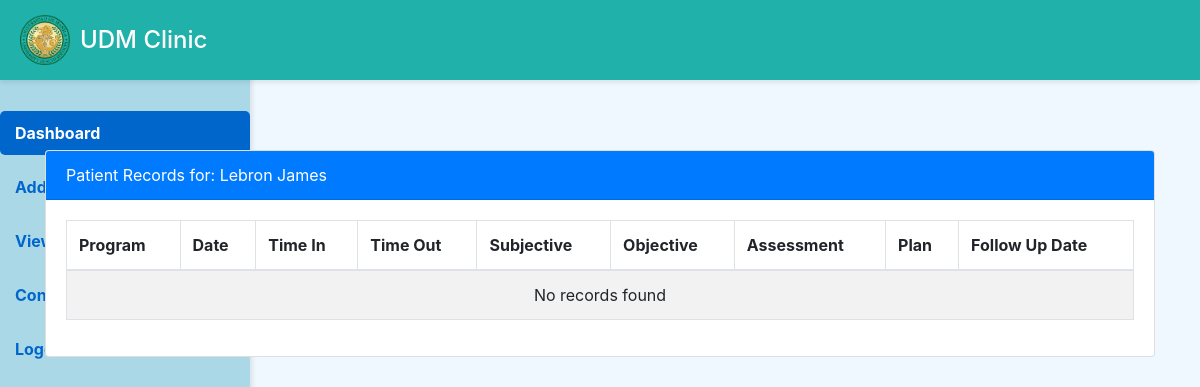
The page /patient_records.php?id=19 on the database as committed earlier.
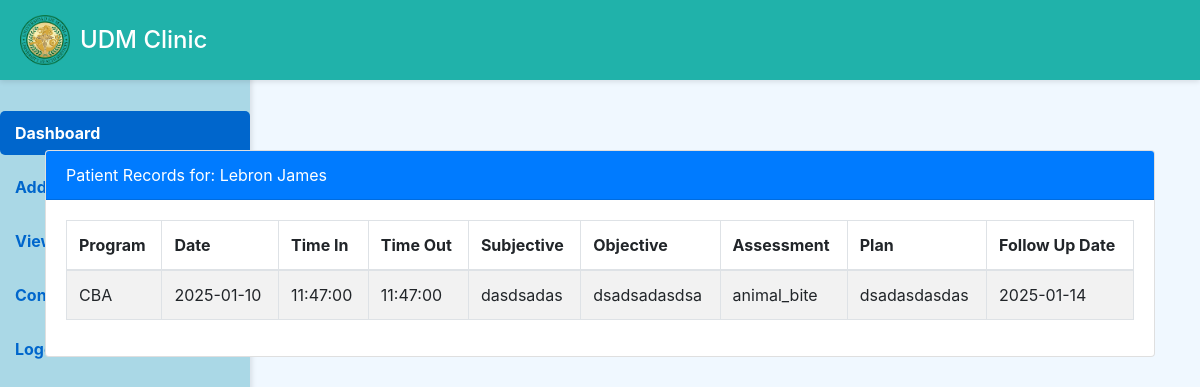
The same page on the database as committed later.
### tables this page shows
CREATE TABLE `consultations` (
  `ConsultationID` int(11) NOT NULL,
  `PatientID` int(11) NOT NULL,
  `TimeIn` time NOT NULL DEFAULT current_timestamp(),
  `TimeOut` time DEFAULT current_timestamp(),
  `SOAP` text DEFAULT NULL,
  `CreatedAt` datetime DEFAULT current_timestamp(),
  `UpdatedAt` datetime DEFAULT current_timestamp() ON UPDATE current_timestamp(),
  `LastEditedBy` int(11) DEFAULT NULL,
  `Date` date NOT NULL DEFAULT current_timestamp(),
  `Subjective` text NOT NULL,
  `Objective` text NOT NULL,
  `Assessment` text NOT NULL,
  `Plan` text NOT NULL,
  `PlanDate` date NOT NULL DEFAULT current_timestamp(),
  `SavedBy` varchar(20) NOT NULL,
  `Name` text NOT NULL
);

CREATE TABLE `patients` (
  `PatientID` int(11) NOT NULL,
  `FirstName` varchar(50) NOT NULL,
  `LastName` varchar(50) NOT NULL,
  `MiddleInitial` varchar(10) NOT NULL,
  `Sex` char(1) DEFAULT NULL CHECK (`Sex` in ('M','F')),
  `DOB` date NOT NULL,
  `Address` varchar(255) DEFAULT NULL,
  `ContactNumber` varchar(15) DEFAULT NULL,
  `CreatedAt` datetime DEFAULT current_timestamp(),
  `UpdatedAt` datetime DEFAULT current_timestamp() ON UPDATE current_timestamp(),
  `age` int(11) NOT NULL,
  `civil_status` varchar(20) NOT NULL,
  `emergency_number` varchar(15) NOT NULL,
  `guardian` varchar(50) NOT NULL,
  `height` varchar(10) NOT NULL,
  `weight` varchar(10) NOT NULL,
  `yearLevel` varchar(20) NOT NULL,
  `specialCases` varchar(20) NOT NULL,
  `Program` varchar(20) NOT NULL,
  `Student_Num` varchar(20) NOT NULL,
  `email` varchar(50) NOT NULL,
  `patient_pic` varchar(255) NOT NULL
);

### patient_records.php (the view, shortened to what this page needs)
<!DOCTYPE html>
<html lang="en">
<head>
    <link rel="stylesheet" href="https://stackpath.bootstrapcdn.com/bootstrap/4.5.0/css/bootstrap.min.css">
</head>
<body>
    <?php include 'sidebar.php'; ?>
    <div class="header">
        <img src="images/UDMCLINIC_LOGO.png" alt="Logo" class="logo">
        <h1>UDM Clinic</h1>
    </div>
    <?php
    $servername = "localhost";
    $username = "root";
    $password = "";
    $database = "clinic_data";
    $connection = new mysqli($servername, $username, $password, $database);
    if (isset($_GET['id'])) {
        $patientID = intval($_GET['id']);
        $patientQuery = "SELECT * FROM patients WHERE PatientID = ?";
        $stmt = $connection->prepare($patientQuery);
        $stmt->bind_param("i", $patientID);
        $stmt->execute();
        $patientResult = $stmt->get_result();
        $patient = $patientResult->fetch_assoc();
        $consultationsQuery = "
            SELECT c.*,
                CONCAT(p.FirstName, ' ', IFNULL(p.MiddleInitial, ''), ' ', p.LastName) AS FullName,
                p.Student_Num, p.Program
            FROM consultations c
            JOIN patients p ON c.PatientID = p.PatientID
            WHERE c.PatientID = ?
            ORDER BY c.Date DESC
        ";
        $stmt = $connection->prepare($consultationsQuery);
        $stmt->bind_param("i", $patientID);
        $stmt->execute();
        $consultationsResult = $stmt->get_result();
    } else {
        echo "<div class='alert alert-danger'>Patient ID is missing.</div>";
        exit;
    }
    ?>
    <div class="container">
        <div class="card mb-4">
            <div class="card-header bg-primary text-white">
                Patient Records for: <?= htmlspecialchars($patient['FirstName'] . ' ' . $patient['LastName']) ?>
            </div>
            <div class="card-body">
                <div class="table-responsive">
                    <table class="table table-bordered table-striped">
                        <thead>
                            <tr>
                                <th>Program</th>
                                <th>Date</th>
                                <th>Time In</th>
                                <th>Time Out</th>
                                <th>Subjective</th>
                                <th>Objective</th>
                                <th>Assessment</th>
                                <th>Plan</th>
                                <th>Follow Up Date</th>
                            </tr>
                        </thead>
                        <tbody>
                            <?php
                            if ($consultationsResult->num_rows > 0) {
                                while ($record = $consultationsResult->fetch_assoc()) {
                                    echo "<tr>";
                                    echo "<td>" . htmlspecialchars($record['Program']) . "</td>";
                                    echo "<td>" . htmlspecialchars($record['Date']) . "</td>";
                                    echo "<td>" . htmlspecialchars($record['TimeIn']) . "</td>";
                                    echo "<td>" . htmlspecialchars($record['TimeOut']) . "</td>";
                                    echo "<td>" . htmlspecialchars($record['Subjective']) . "</td>";
                                    echo "<td>" . htmlspecialchars($record['Objective']) . "</td>";
                                    echo "<td>" . htmlspecialchars($record['Assessment']) . "</td>";
                                    echo "<td>" . htmlspecialchars($record['Plan']) . "</td>";
                                    echo "<td>" . htmlspecialchars($record['PlanDate']) . "</td>";
                                    echo "</tr>";
                                }
                            } else {
                                echo "<tr><td colspan='11' class='text-center'>No records found</td></tr>";
                            }
                            ?>
                        </tbody>
                    </table>
                </div>
            </div>
        </div>
    </div>
</body>
</html>

Rows that differ between the two databases and show on the page:
added consultations: PatientID.Program "CBA", Date "2025-01-10", TimeIn "11:47:00", TimeOut "11:47:00", Subjective "dasdsadas", Objective "dsadsadasdsa", Assessment "animal_bite", Plan "dsadasdasdas", PlanDate "2025-01-14"
Other text that changed with them:
text no longer shown: "No records found"
